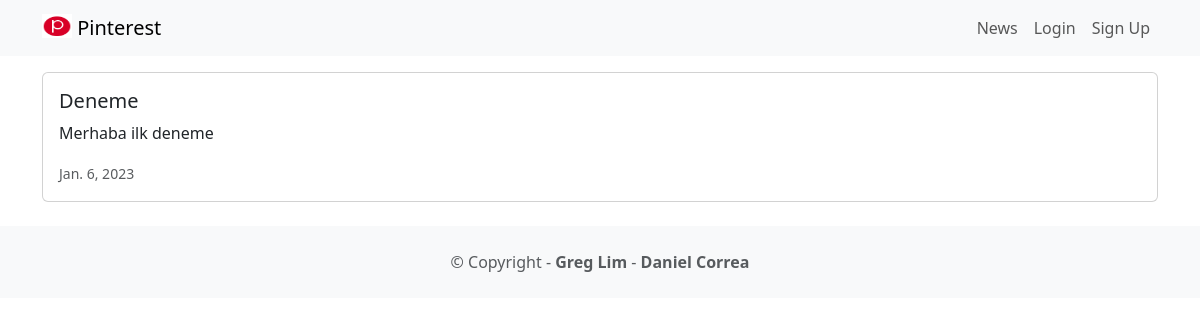
Page /news/ on the committed database.
### news/models.py (models this page shows, shortened)
class News(models.Model):
    headline = models.CharField(max_length=200)
    body = models.TextField()
    date = models.DateField()

### news/views.py (the view)
# urls.py: path('', views.news, name='news'),
def news(request):
 newss = News.objects.all().order_by('-date')
 return render(request, 'news.html', {'newss':newss})

### pinterest/templates/news.html
{% extends 'base.html' %}
{% block content %}
{% for news in newss %}
<div class="card mb-3">
    <div class="row g-0">
        <div>
            <div class="card-body">
                <h5 class="card-title">{{ news.headline}}</h5>
                <p class="card-text">{{ news.body }}</p>
                <p class="card-text"><small class="text-muted">
                        {{ news.date }}
                    </small></p>
            </div>
        </div>
    </div>
</div>
{% endfor %}
{% endblock content %}

### rows in the picture
News: headline "Deneme", body "Merhaba ilk deneme", date "Jan. 6, 2023"
